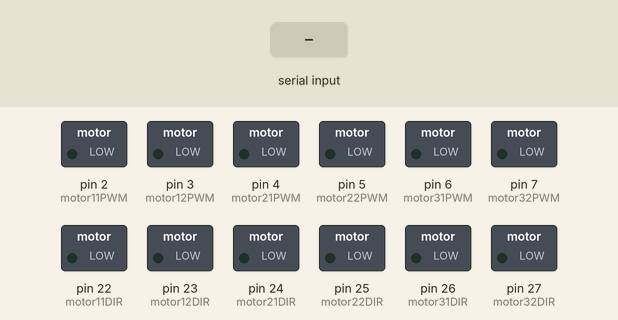
This sketch was run on a simulated Arduino Mega 2560, built with avr-gcc and run on an emulated ATmega2560. Parts: switched loads named in the sketch (green lamp = pin HIGH). Inputs (shaded band) come from the test bench.

Above: at 1.2 s.
1.3 s: ",\n" received over the second serial link
At 2.4 s:
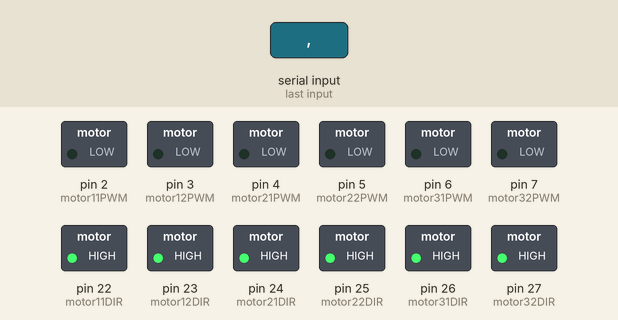
Timing chart, 0 to 4.3 s (numbered marks = the images above; inputs shaded):
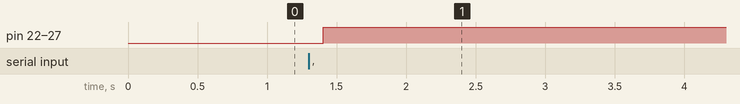

The sketch:

1.ino
```cpp
#define ARDUINO_NAME "Mega1"  // Define a unique name for this Arduino

// Motor pins (adjust these to your wiring setup)
const int motor11PWM = 2;
const int motor11DIR = 22;
const int motor12PWM = 3;
const int motor12DIR = 23;
const int motor21PWM = 4;
const int motor21DIR = 24;
const int motor22PWM = 5;
const int motor22DIR = 25;
const int motor31PWM = 6;
const int motor31DIR = 26;
const int motor32PWM = 7;
const int motor32DIR = 27;

// Initialize motor speeds
int speed11 = 0, speed12 = 0, speed21 = 0, speed22 = 0, speed31 = 0, speed32 = 0;
bool emergencyStop = false;

void setup() {
  // Initialize serial communication
  Serial1.begin(9600);  // Use Serial1 for UART communication with the Raspberry Pi

  // Initialize motor pins as outputs
  pinMode(motor11PWM, OUTPUT);
  pinMode(motor11DIR, OUTPUT);
  pinMode(motor12PWM, OUTPUT);
  pinMode(motor12DIR, OUTPUT);
  pinMode(motor21PWM, OUTPUT);
  pinMode(motor21DIR, OUTPUT);
  pinMode(motor22PWM, OUTPUT);
  pinMode(motor22DIR, OUTPUT);
  pinMode(motor31PWM, OUTPUT);
  pinMode(motor31DIR, OUTPUT);
  pinMode(motor32PWM, OUTPUT);
  pinMode(motor32DIR, OUTPUT);
}

void loop() {
  if (Serial1.available() > 0) {  // Check if data is available on Serial1
    String input = Serial1.readStringUntil('\n');  // Read the incoming string

    if (input.startsWith("STOP")) {
      emergencyStop = true;
      stopMotors();
      Serial1.println("Emergency Stop Activated");
    } else if (input.startsWith("RESUME")) {
      emergencyStop = false;
      Serial1.println("Emergency Stop Deactivated");
    } else if (!emergencyStop) {
      parseMotorCommand(input);
      runMotors();
    }
  }

  delay(100);  // Reduce delay for faster response
}

void parseMotorCommand(String command) {
  // Example command format: "M11:30,M12:0,M21:0,M22:0,M31:0,M32:0"
  speed11 = extractSpeed(command, "M11");
  speed12 = extractSpeed(command, "M12");
  speed21 = extractSpeed(command, "M21");
  speed22 = extractSpeed(command, "M22");
  speed31 = extractSpeed(command, "M31");
  speed32 = extractSpeed(command, "M32");

  Serial1.println("Parsed speeds: " + String(speed11) + ", " + String(speed12) + ", " + String(speed21) + ", " + String(speed22) + ", " + String(speed31) + ", " + String(speed32));
}

int extractSpeed(String command, String motorLabel) {
  int index = command.indexOf(motorLabel + ":");
  if (index != -1) {
    return command.substring(index + 4, command.indexOf(",", index)).toInt();
  }
  return 0;
}

void runMotors() {
  analogWrite(motor11PWM, abs(speed11) * 2.55);
  digitalWrite(motor11DIR, speed11 >= 0 ? HIGH : LOW);

  analogWrite(motor12PWM, abs(speed12) * 2.55);
  digitalWrite(motor12DIR, speed12 >= 0 ? HIGH : LOW);

  analogWrite(motor21PWM, abs(speed21) * 2.55);
  digitalWrite(motor21DIR, speed21 >= 0 ? HIGH : LOW);

  analogWrite(motor22PWM, abs(speed22) * 2.55);
  digitalWrite(motor22DIR, speed22 >= 0 ? HIGH : LOW);

  analogWrite(motor31PWM, abs(speed31) * 2.55);
  digitalWrite(motor31DIR, speed31 >= 0 ? HIGH : LOW);

  analogWrite(motor32PWM, abs(speed32) * 2.55);
  digitalWrite(motor32DIR, speed32 >= 0 ? HIGH : LOW);
}

void stopMotors() {
  analogWrite(motor11PWM, 0);
  analogWrite(motor12PWM, 0);
  analogWrite(motor21PWM, 0);
  analogWrite(motor22PWM, 0);
  analogWrite(motor31PWM, 0);
  analogWrite(motor32PWM, 0);
  Serial1.println("Motors stopped.");
}
```

Measured:
- after the input at 1.3 s, pin 22 (motor11DIR), pin 23 (motor12DIR), pin 24 (motor21DIR), pin 25 (motor22DIR), pin 26 (motor31DIR), pin 27 (motor32DIR): LOW → HIGH after 0.10 s
